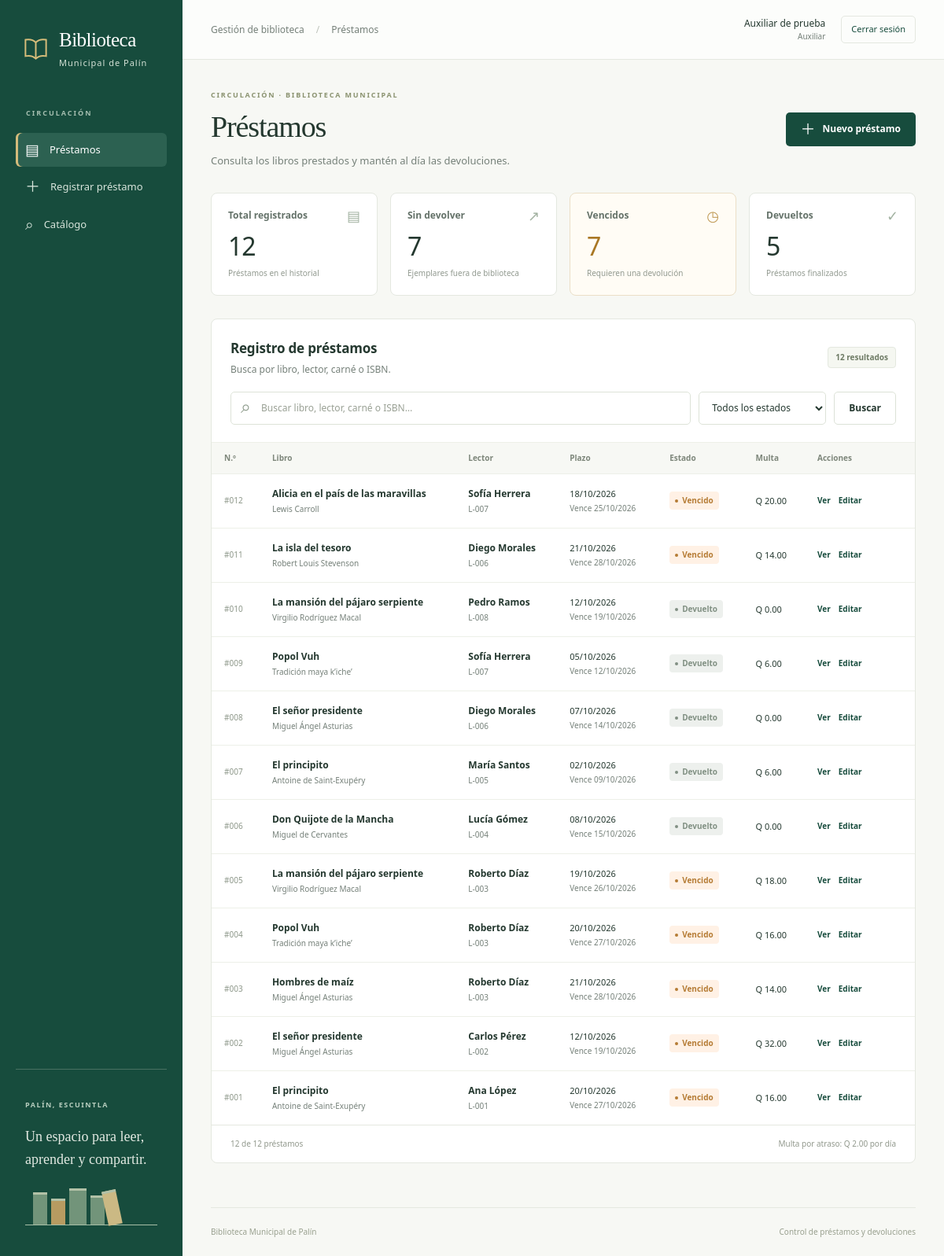
Screenshot of /index.php?c=prestamos&a=index (signed in) with the database file from the repository.
### tables this page shows
CREATE TABLE usuarios (
    id INT UNSIGNED AUTO_INCREMENT PRIMARY KEY,
    usuario VARCHAR(50) NOT NULL UNIQUE,
    password_hash VARCHAR(255) NOT NULL,
    nombre VARCHAR(120) NOT NULL,
    rol ENUM('bibliotecario','auxiliar') NOT NULL,
    activo BOOLEAN NOT NULL DEFAULT TRUE,
    CONSTRAINT chk_usuario_activo CHECK (activo IN (0,1))
);

CREATE TABLE prestamos (
    id INT UNSIGNED AUTO_INCREMENT PRIMARY KEY,
    libro_id INT UNSIGNED NOT NULL,
    lector_id INT UNSIGNED NOT NULL,
    usuario_id INT UNSIGNED NOT NULL,
    fecha_prestamo DATE NOT NULL,
    fecha_limite DATE NOT NULL,
    fecha_devolucion DATE NULL,
    multa DECIMAL(10,2) NOT NULL DEFAULT 0.00,
    CONSTRAINT fk_prestamo_libro FOREIGN KEY (libro_id) REFERENCES libros(id) ON DELETE RESTRICT,
    CONSTRAINT fk_prestamo_lector FOREIGN KEY (lector_id) REFERENCES lectores(id) ON DELETE RESTRICT,
    CONSTRAINT fk_prestamo_usuario FOREIGN KEY (usuario_id) REFERENCES usuarios(id) ON DELETE RESTRICT,
    CONSTRAINT chk_plazo CHECK (fecha_limite = DATE_ADD(fecha_prestamo, INTERVAL 7 DAY)),
    CONSTRAINT chk_devolucion CHECK (fecha_devolucion IS NULL OR fecha_devolucion >= fecha_prestamo),
    CONSTRAINT chk_multa CHECK (multa >= 0),
    INDEX idx_libro_activo (libro_id,fecha_devolucion),
    INDEX idx_lector_activo (lector_id,fecha_devolucion,fecha_limite)
);

CREATE TABLE libros (
    id INT UNSIGNED AUTO_INCREMENT PRIMARY KEY,
    isbn VARCHAR(20) NOT NULL UNIQUE,
    titulo VARCHAR(150) NOT NULL,
    autor VARCHAR(150) NOT NULL,
    categoria VARCHAR(80) NOT NULL,
    anio SMALLINT UNSIGNED NOT NULL,
    ejemplares_totales INT NOT NULL,
    CONSTRAINT chk_ejemplares CHECK (ejemplares_totales >= 0),
    CONSTRAINT chk_anio CHECK (anio BETWEEN 1 AND 9999)
);

CREATE TABLE lectores (
    id INT UNSIGNED AUTO_INCREMENT PRIMARY KEY,
    carne VARCHAR(20) NOT NULL UNIQUE,
    nombre VARCHAR(120) NOT NULL,
    telefono VARCHAR(20) NULL,
    tipo ENUM('estudiante','vecino') NOT NULL,
    estado ENUM('activo','inactivo') NOT NULL DEFAULT 'activo'
);

### config/bootstrap.php (called while the page is built, shortened)
<?php
function e(mixed $value): string
{
    return htmlspecialchars((string) $value, ENT_QUOTES | ENT_SUBSTITUTE, 'UTF-8');
}
function url(string $action = 'index', array $params = []): string
{
    return ruta('prestamos', $action, $params);
}
function ruta(string $controller, string $action = 'index', array $params = []): string
{
    return 'index.php?' . http_build_query(['c' => $controller, 'a' => $action] + $params);
}
function usuario_actual(): ?array
{
    return $GLOBALS['currentUser'] ?? null;
}
function es_bibliotecario(): bool
{
    return (usuario_actual()['rol'] ?? null) === 'bibliotecario';
}
function render(string $view, array $viewData = []): void
{
    extract($viewData, EXTR_SKIP);
    $action = is_string($_GET['a'] ?? null) ? $_GET['a'] : 'index';
    $controller = is_string($_GET['c'] ?? null) ? $_GET['c'] : 'prestamos';
    require APP_ROOT . '/views/layout/header.php';
    require APP_ROOT . '/views/' . $view . '.php';
    require APP_ROOT . '/views/layout/footer.php';
}
function fecha(?string $date): string
{
    return $date ? (new DateTimeImmutable($date))->format('d/m/Y') : 'Pendiente';
}
function estado(array $prestamo): string
{
    if ($prestamo['fecha_devolucion'] !== null) { return 'devuelto'; }
    return $prestamo['fecha_limite'] < date('Y-m-d') ? 'vencido' : 'activo';
}
function estado_texto(string $status): string
{
    return ['activo' => 'En curso', 'vencido' => 'Vencido', 'devuelto' => 'Devuelto'][$status];
}
function multa_visible(array $prestamo): float
{
    return $prestamo['fecha_devolucion'] !== null ? (float) $prestamo['multa']
        : Prestamo::calcularMulta($prestamo['fecha_limite'], date('Y-m-d'));
}

### controllers/PrestamoController.php (called while the page is built, shortened)
<?php
final class PrestamoController
{
    public function index(): void
    {
        $busqueda=mb_substr(trim(is_string($_GET['q'] ?? null) ? $_GET['q'] : ''),0,100);
        $estado=is_string($_GET['estado'] ?? null) ? $_GET['estado'] : '';
        render('prestamos/listar',['title'=>'Préstamos','prestamos'=>$this->prestamos->listar($busqueda,$estado),
            'resumen'=>$this->prestamos->resumen(),'busqueda'=>$busqueda,'filtroEstado'=>$estado,'flash'=>take_flash()]);
    }
}

### index.php (called while the page is built, shortened)
<?php
require __DIR__.'/config/bootstrap.php';
$controller = $_GET['c'] ?? 'prestamos';
$action = $_GET['a'] ?? ($controller === 'auth' ? 'login' : 'index');
try {
    $db = Conexion::conectar();
    $usuarios = new Usuario($db);
    $currentUser = Autenticacion::actual($usuarios);
    $handler = match ($controller) {
        'auth' => new AuthController($usuarios),
        'catalogo' => new CatalogoController(new Catalogo($db)),
        'prestamos' => new PrestamoController(new Prestamo($db), new Catalogo($db)),
    };
    $handler->$action();
} catch (Throwable $e) {
    error_log((string)$e);
    fail_request(500, 'No pudimos completar la operación',
        'Inténtalo de nuevo. Si el problema continúa, comprueba que el servidor de base de datos esté iniciado y que la instalación esté completa.');
}

### models/Usuario.php (called while the page is built, shortened)
<?php
final class Usuario
{
    public function encontrarActivo(int $id): ?array
    {
        $q = $this->db->prepare('SELECT id,usuario,nombre,rol FROM usuarios WHERE id=? AND activo=1');
        $q->execute([$id]);
        $user = $q->fetch();
        return $user && in_array($user['rol'], ['bibliotecario', 'auxiliar'], true) ? $user : null;
    }
}

### config/Autenticacion.php (called while the page is built, shortened)
<?php
final class Autenticacion
{
    public static function actual(Usuario $usuarios): ?array
    {
        $user = $usuarios->encontrarActivo((int)$_SESSION['usuario_id']);
        return $user;
    }
}

### models/Prestamo.php (called while the page is built, shortened)
<?php
final class Prestamo
{
    public function listar(string $busqueda = '', string $estado = ''): array
    {
        $sql = 'SELECT p.*, l.titulo, l.autor, l.isbn, r.nombre AS lector, r.carne,
                u.nombre AS operador FROM prestamos p
                JOIN libros l ON l.id=p.libro_id JOIN lectores r ON r.id=p.lector_id
                JOIN usuarios u ON u.id=p.usuario_id WHERE 1=1';
        $args = [];
        $sql .= match ($estado) {
            'activo' => ' AND p.fecha_devolucion IS NULL',
            'vencido' => ' AND p.fecha_devolucion IS NULL AND p.fecha_limite<CURDATE()',
            'devuelto' => ' AND p.fecha_devolucion IS NOT NULL',
            default => '',
        };
        $q = $this->db->prepare($sql . ' ORDER BY p.id DESC');
        $q->execute($args); return $q->fetchAll();
    }
    public function resumen(): array
    {
        return $this->db->query('SELECT COUNT(*) AS total,
            COALESCE(SUM(fecha_devolucion IS NULL),0) AS activos,
            COALESCE(SUM(fecha_devolucion IS NULL AND fecha_limite<CURDATE()),0) AS vencidos,
            COALESCE(SUM(fecha_devolucion IS NOT NULL),0) AS devueltos FROM prestamos')->fetch();
    }
    public static function calcularMulta(string $limite, string $devolucion): float
    {
        $dias = (int) (new DateTimeImmutable($limite))->diff(new DateTimeImmutable($devolucion))->format('%r%a');
        return max(0, $dias) * 2.0;
    }
}

### views/prestamos/listar.php (the view, shortened to what this page needs)
<div class="page-heading"><div><div class="eyebrow">CIRCULACIÓN · BIBLIOTECA MUNICIPAL</div><h1>Préstamos</h1><p>Consulta los libros prestados y mantén al día las devoluciones.</p></div><a class="button primary" href="<?= e(url('crear')) ?>"><span aria-hidden="true">＋</span> Nuevo préstamo</a></div>
<section class="stats" aria-label="Resumen de préstamos">
    <article class="stat"><div class="stat-label">Total registrados <span aria-hidden="true">▤</span></div><strong><?= e($resumen['total']) ?></strong><span>Préstamos en el historial</span></article>
    <article class="stat"><div class="stat-label">Sin devolver <span aria-hidden="true">↗</span></div><strong><?= e($resumen['activos']) ?></strong><span>Ejemplares fuera de biblioteca</span></article>
    <article class="stat warning"><div class="stat-label">Vencidos <span aria-hidden="true">◷</span></div><strong><?= e($resumen['vencidos']) ?></strong><span>Requieren una devolución</span></article>
    <article class="stat"><div class="stat-label">Devueltos <span aria-hidden="true">✓</span></div><strong><?= e($resumen['devueltos']) ?></strong><span>Préstamos finalizados</span></article>
</section>
<section class="card loan-list">
    <div class="card-top"><div><h2>Registro de préstamos</h2><p>Busca por libro, lector, carné o ISBN.</p></div><span class="count-badge"><?= count($prestamos) ?> resultados</span></div>
    <form class="filters" method="get" action="index.php" role="search">
        <div class="search-field"><label class="visually-hidden" for="q">Buscar préstamos</label><span aria-hidden="true">⌕</span><input id="q" type="search" name="q" maxlength="100" value="<?= e($busqueda) ?>" placeholder="Buscar libro, lector, carné o ISBN…"></div>
        <div><select name="estado" id="estado"><option value="">Todos los estados</option value="activo" ></select></div>
        <button class="button secondary" type="submit">Buscar</button><?php if ($busqueda!=='' || $filtroEstado!==''): ?><a class="text-link" href="<?= e(url()) ?>">Limpiar</a><?php endif ?>
    </form>
    <div class="table-scroll"><table class="loans-table"><thead><tr><th>N.º</th><th>Libro</th><th>Lector</th><th>Plazo</th><th>Estado</th><th>Multa</th><th class="actions-head">Acciones</th></tr></thead><tbody>
    <?php foreach ($prestamos as $p): $status=estado($p); ?>
        <tr id="prestamo-<?= e($p['id']) ?>" <?= (string)($_GET['destacado'] ?? '')===(string)$p['id']?'class="highlight"':'' ?>>
            <td class="record-id">#<?= e(str_pad((string)$p['id'],3,'0',STR_PAD_LEFT)) ?></td>
            <td><span class="cell-title"><?= e($p['titulo']) ?></span><small><?= e($p['autor']) ?></small></td>
            <td><span class="cell-title"><?= e($p['lector']) ?></span><small><?= e($p['carne']) ?></small></td>
            <td class="date-cell"><?= e(fecha($p['fecha_prestamo'])) ?><small>Vence <?= e(fecha($p['fecha_limite'])) ?></small></td>
            <td><span class="status <?= e($status) ?>"><i aria-hidden="true"></i><?= e(estado_texto($status)) ?></span></td>
            <td class="money">Q <?= number_format(multa_visible($p),2) ?></td>
            <td><div class="row-actions"><a href="<?= e(url('ver',['id'=>$p['id']])) ?>" aria-label="Ver préstamo <?= e($p['id']) ?>">Ver</a><a href="<?= e(url('editar',['id'=>$p['id']])) ?>" aria-label="Editar préstamo <?= e($p['id']) ?>">Editar</a></div></td>
        </tr>
    <?php endforeach ?>
    </tbody></table></div>
    <div class="table-foot"><span><?= count($prestamos) ?> de <?= e($resumen['total']) ?> préstamos</span><span>Multa por atraso: Q 2.00 por día</span></div>
</section>

### views/layout/header.php (shortened to what this page needs)
<!DOCTYPE html>
<html lang="es">
<head>
    <link rel="stylesheet" href="public/css/app.css">
</head>
<body class="<?= usuario_actual() ? 'authenticated' : 'guest' ?>">
<?php if (usuario_actual()): ?>
<aside class="sidebar">
    <a class="brand" href="<?= e(url()) ?>" aria-label="Biblioteca de Palín, inicio">
        <span class="brand-icon" aria-hidden="true"><svg viewBox="0 0 32 32" fill="none"><path d="M4 6c5-1 9 0 12 3 3-3 7-4 12-3v19c-5-1-9 0-12 3-3-3-7-4-12-3V6Z" stroke="currentColor" stroke-width="1.8"/><path d="M16 9v19" stroke="currentColor" stroke-width="1.8"/></svg></span>
        <span>Biblioteca<span class="brand-place">Municipal de Palín</span></span>
    </a>
    <div class="nav-caption">CIRCULACIÓN</div>
    <nav aria-label="Navegación principal">
        <a class="nav-link <?= $controller==='prestamos' && $action==='index' ? 'selected' : '' ?>" href="<?= e(url()) ?>"><span aria-hidden="true">▤</span> Préstamos</a>
        <a class="nav-link <?= $controller==='prestamos' && $action==='crear' ? 'selected' : '' ?>" href="<?= e(url('crear')) ?>"><span aria-hidden="true">＋</span> Registrar préstamo</a>
        <a class="nav-link <?= $controller==='catalogo' ? 'selected' : '' ?>" href="<?= e(ruta('catalogo')) ?>"><span aria-hidden="true">⌕</span> Catálogo</a>
    </nav>
    <div class="sidebar-note"><span class="small-label">PALÍN, ESCUINTLA</span><p>Un espacio para leer,<br>aprender y compartir.</p><div class="shelf" aria-hidden="true"><i></i><i></i><i></i><i></i><i></i></div></div>
</aside>
<div class="app-shell">
    <header class="topbar"><span>Gestión de biblioteca <span class="separator">/</span> <?= e($title) ?></span><div class="session-controls"><span class="session-user"><?= e(usuario_actual()['nombre']) ?><small><?= es_bibliotecario() ? 'Bibliotecario' : 'Auxiliar' ?></small></span><form method="post" action="<?= e(ruta('auth','salir')) ?>"><input type="hidden" name="csrf_token" value="<?= e(csrf_token()) ?>"><button class="logout" type="submit">Cerrar sesión</button></form></div></header>
<?php else: ?>
<div class="guest-shell">
<?php endif ?>
    <main id="contenido">

### views/layout/footer.php
    </main>
    <footer class="page-footer"><span>Biblioteca Municipal de Palín</span><span>Control de préstamos y devoluciones</span></footer>
</div>
</body>
</html>

### rows the page displays
usuarios: nombre "Auxiliar de prueba"
prestamos: id "012", libro.titulo "Alicia en el país de las maravillas", libro.autor "Lewis Carroll", lector.nombre "Sofía Herrera", lector.carne "L-007", fecha_prestamo "18/10/2026", fecha_limite "25/10/2026", fecha_limite "Vencido", multa_visible($p) "20.00"
prestamos: id "011", libro.titulo "La isla del tesoro", libro.autor "Robert Louis Stevenson", lector.nombre "Diego Morales", lector.carne "L-006", fecha_prestamo "21/10/2026", fecha_limite "28/10/2026", fecha_limite "Vencido", multa_visible($p) "14.00"
prestamos: id "010", libro.titulo "La mansión del pájaro serpiente", libro.autor "Virgilio Rodríguez Macal", lector.nombre "Pedro Ramos", lector.carne "L-008", fecha_prestamo "12/10/2026", fecha_limite "19/10/2026", fecha_devolucion "Devuelto", multa "0.00"
prestamos: id "009", libro.titulo "Popol Vuh", libro.autor "Tradición maya k’iche’", lector.nombre "Sofía Herrera", lector.carne "L-007", fecha_prestamo "05/10/2026", fecha_limite "12/10/2026", fecha_devolucion "Devuelto", multa "6.00"
prestamos: id "008", libro.titulo "El señor presidente", libro.autor "Miguel Ángel Asturias", lector.nombre "Diego Morales", lector.carne "L-006", fecha_prestamo "07/10/2026", fecha_limite "14/10/2026", fecha_devolucion "Devuelto", multa "0.00"
prestamos: id "007", libro.titulo "El principito", libro.autor "Antoine de Saint-Exupéry", lector.nombre "María Santos", lector.carne "L-005", fecha_prestamo "02/10/2026", fecha_limite "09/10/2026", fecha_devolucion "Devuelto", multa "6.00"
prestamos: id "006", libro.titulo "Don Quijote de la Mancha", libro.autor "Miguel de Cervantes", lector.nombre "Lucía Gómez", lector.carne "L-004", fecha_prestamo "08/10/2026", fecha_limite "15/10/2026", fecha_devolucion "Devuelto", multa "0.00"
prestamos: id "005", libro.titulo "La mansión del pájaro serpiente", libro.autor "Virgilio Rodríguez Macal", lector.nombre "Roberto Díaz", lector.carne "L-003", fecha_prestamo "19/10/2026", fecha_limite "26/10/2026", fecha_limite "Vencido", multa_visible($p) "18.00"
prestamos: id "004", libro.titulo "Popol Vuh", libro.autor "Tradición maya k’iche’", lector.nombre "Roberto Díaz", lector.carne "L-003", fecha_prestamo "20/10/2026", fecha_limite "27/10/2026", fecha_limite "Vencido", multa_visible($p) "16.00"
prestamos: id "003", libro.titulo "Hombres de maíz", libro.autor "Miguel Ángel Asturias", lector.nombre "Roberto Díaz", lector.carne "L-003", fecha_prestamo "21/10/2026", fecha_limite "28/10/2026", fecha_limite "Vencido", multa_visible($p) "14.00"
prestamos: id "002", libro.titulo "El señor presidente", libro.autor "Miguel Ángel Asturias", lector.nombre "Carlos Pérez", lector.carne "L-002", fecha_prestamo "12/10/2026", fecha_limite "19/10/2026", fecha_limite "Vencido", multa_visible($p) "32.00"
prestamos: id "001", libro.titulo "El principito", libro.autor "Antoine de Saint-Exupéry", lector.nombre "Ana López", lector.carne "L-001", fecha_prestamo "20/10/2026", fecha_limite "27/10/2026", fecha_limite "Vencido", multa_visible($p) "16.00"

### other values shown
$title "Préstamos"
$resumen['total'] "12"
$resumen['activos'] "7"
$resumen['vencidos'] "7"
$resumen['devueltos'] "5"
count($prestamos) "12"
